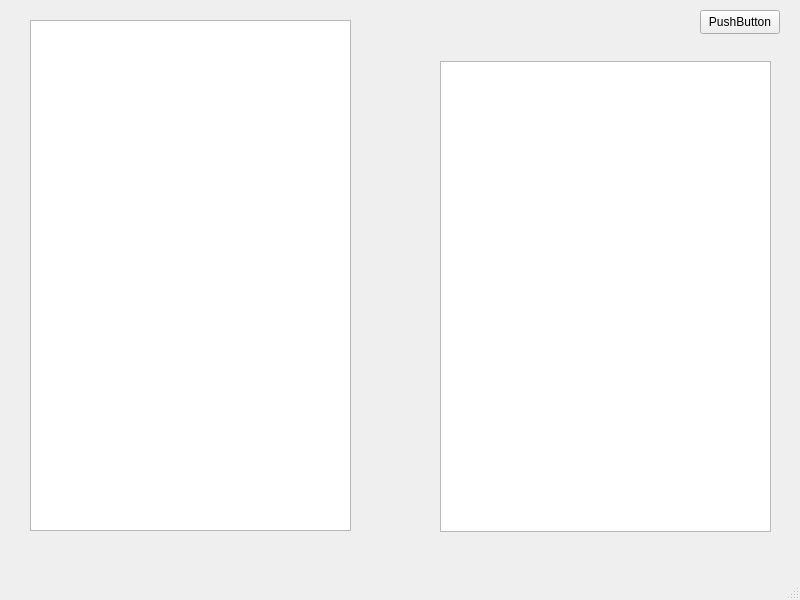
<?xml version="1.0" encoding="UTF-8"?>
<ui version="4.0">
 <class>MainWindow</class>
 <widget class="QMainWindow" name="MainWindow">
  <property name="geometry">
   <rect>
    <x>0</x>
    <y>0</y>
    <width>800</width>
    <height>600</height>
   </rect>
  </property>
  <property name="windowTitle">
   <string>MainWindow</string>
  </property>
  <widget class="QWidget" name="centralwidget">
   <widget class="QTableView" name="historytable">
    <property name="geometry">
     <rect>
      <x>30</x>
      <y>20</y>
      <width>321</width>
      <height>511</height>
     </rect>
    </property>
   </widget>
   <widget class="QListView" name="historylist">
    <property name="geometry">
     <rect>
      <x>440</x>
      <y>61</y>
      <width>331</width>
      <height>471</height>
     </rect>
    </property>
   </widget>
   <widget class="QPushButton" name="historyback">
    <property name="geometry">
     <rect>
      <x>700</x>
      <y>10</y>
      <width>80</width>
      <height>24</height>
     </rect>
    </property>
    <property name="text">
     <string>PushButton</string>
    </property>
   </widget>
  </widget>
  <widget class="QMenuBar" name="menubar">
   <property name="geometry">
    <rect>
     <x>0</x>
     <y>0</y>
     <width>800</width>
     <height>21</height>
    </rect>
   </property>
  </widget>
  <widget class="QStatusBar" name="statusbar"/>
 </widget>
 <resources/>
 <connections/>
</ui>
